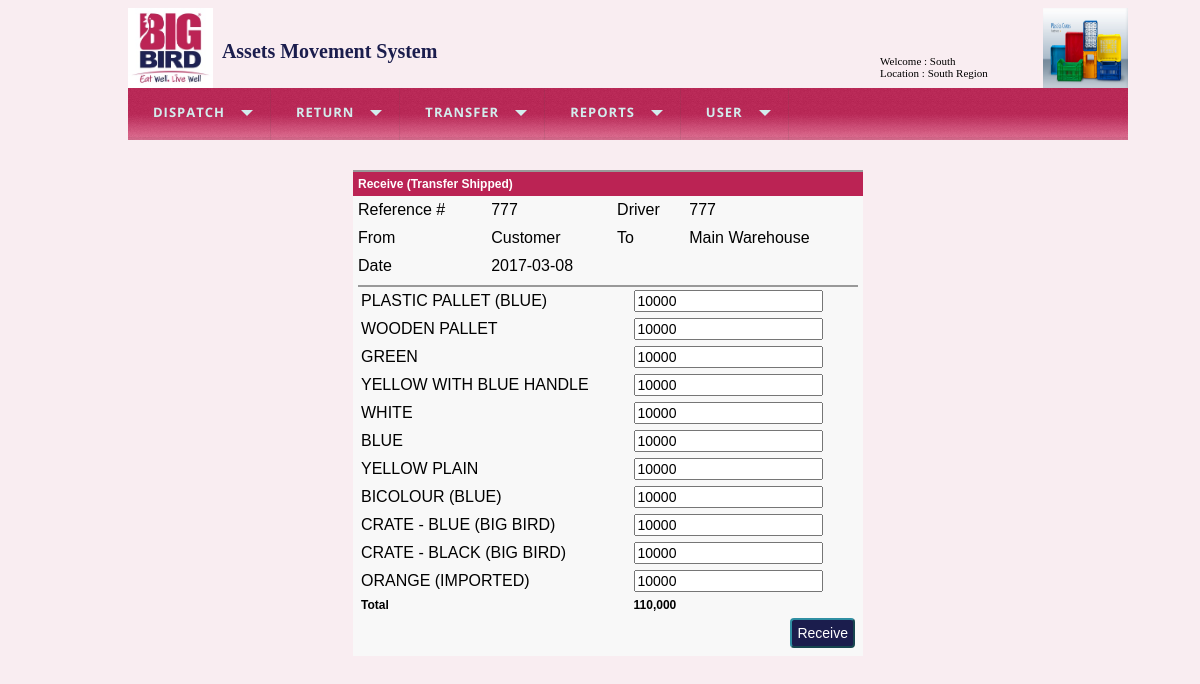
The page /transferc.php?tid=5 (signed in) on the database its author committed.
### tables this page shows
CREATE TABLE IF NOT EXISTS `dispatch_main` (
  `id` int(11) NOT NULL AUTO_INCREMENT,
  `doc_no` varchar(10) NOT NULL,
  `reference` varchar(50) NOT NULL,
  `driver` varchar(50) NOT NULL,
  `cdate` date NOT NULL,
  `from_` smallint(6) NOT NULL,
  `to_` smallint(6) NOT NULL,
  `vehicle` varchar(50) NOT NULL,
  `customer` smallint(6) NOT NULL,
  `entry_type` varchar(20) NOT NULL,
  `user_id` smallint(6) NOT NULL,
  `confirmed_by` smallint(6) NOT NULL,
  `created_on` timestamp NOT NULL DEFAULT CURRENT_TIMESTAMP,
  PRIMARY KEY (`id`)
);

CREATE TABLE IF NOT EXISTS `regions` (
  `id` int(11) NOT NULL AUTO_INCREMENT,
  `name` varchar(50) NOT NULL,
  `category` enum('Internal','External') NOT NULL,
  `is_active` tinyint(1) NOT NULL DEFAULT '1',
  PRIMARY KEY (`id`)
);

CREATE TABLE IF NOT EXISTS `items` (
  `id` int(11) NOT NULL AUTO_INCREMENT,
  `code` varchar(50) DEFAULT NULL,
  `name` varchar(50) NOT NULL,
  `display_name` varchar(50) NOT NULL,
  `item_group` varchar(25) DEFAULT NULL,
  `for_customer` tinyint(1) DEFAULT NULL,
  `department` tinyint(1) DEFAULT NULL,
  `color` varchar(6) NOT NULL,
  `is_active` tinyint(1) NOT NULL DEFAULT '1',
  `created_on` timestamp NOT NULL DEFAULT CURRENT_TIMESTAMP,
  PRIMARY KEY (`id`)
);

CREATE TABLE IF NOT EXISTS `dispatch_detail` (
  `id` int(11) NOT NULL,
  `customer` smallint(6) NOT NULL,
  `so_no` varchar(20) NOT NULL,
  `item_id` smallint(6) NOT NULL,
  `qty` int(11) NOT NULL
);

### includes/database.php (called while the page is built, shortened)
<?php
function getRows($query_string)
{
    $rs=array();
    $queryId = mysql_query($query_string);
    if (! $queryId)
    {
        throwException($query_string);
        return $rs;
    }
    else
    {
        while($row=mysql_fetch_assoc($queryId))
        {
            $rs[]=$row;
        }
        return $rs;
    }
    return $rs;
}
?>

### transferc.php (the view, shortened to what this page needs)
<?php
$tId=0;
if(isset($_GET['tid']))
	$tId=$_GET['tid'];
	$sql="select items.display_name as dname, dispatch_main.*,regions.name as toLocation, regions2.name as fromLocation,dispatch_detail.* from dispatch_main
		inner join dispatch_detail on dispatch_main.id=dispatch_detail.id
		inner join regions on dispatch_main.to_ = regions.id
		inner join regions regions2 on dispatch_main.from_ = regions2.id
		inner join items on dispatch_detail.item_id = items.id
	where dispatch_main.id='$tId'";
	$row=getRows($sql);
	if(count($row)> 0)
	{
		$ref=$row[0]['reference'];
		$driver=$row[0]['driver'];
		$cdate=$row[0]['cdate'];
		$fromLocation=$row[0]['fromLocation'];
		$toLocation=$row[0]['toLocation'];
	}
	require_once("includes/header.php");
?>
<form action="transferc.php" method="post" >
	<table border="0" cellpadding="5" cellspacing="0" width="500" align="center" class="tblSaveForm">
		<tr class="tableheader">
			<td colspan="4"> Receive (Transfer Shipped) </td>
		</tr>
		<tr>
			<td>Reference #</td> <td> <?=$ref?> </td>
			<td>Driver</td> <td> <?=$driver?> </td>
		</tr>
		<tr>
			<td>From</td> <td> <?=$fromLocation ?></td>
			<td>To</td> <td> <?=$toLocation?> </td>
		</tr>
		<tr>
			<td>Date</td> <td> <?=$cdate?> </td>
			<td>&nbsp;</td><td>&nbsp;</td>
		</tr>
		<tr>
			<td colspan="4">
				<table border="0" cellpadding="3" cellspacing="0" width="500" align="center" class="tblSaveForm">
				<?php $total=0; for($cnt=0;$cnt<count($row);$cnt++)
					{ ?>
					<tr>
						<td><?=$row[$cnt]['dname']?></td><td> <input readonly type="text" value="<?=$row[$cnt]['qty']?>" name="yellow" id="yellow" /> </td>
					</tr>
					<?php
					$total+=$row[$cnt]['qty'];
					} ?>
					<tr class="table_total">
					<td >Total</td> <td><?=number_format($total ,  0 , "." ,  "," )?> </td> </tr>
					<tr>
						<td> &nbsp;</td>
						<td> <input type="submit" name="submit" value="Receive" class="btnSubmit"> </td>
					</tr>
				</table>
			</td>
		</tr>
</form>

### css/styles.css (style rules this page uses)
body { font-family:Arial; font-size:60% !important; background-color:#F9EDF1; }
input { font-family:Arial; font-size:14px; }
.tblSaveForm { border-top:2px #999999 solid; background-color: #f8f8f8; }
.tableheader { background-color: #BB2354; color:#FFFFFF; font-weight:600; font-size:12px; }
.table_total { color:#000; font-weight:700; font-size:12px; }
.btnSubmit { background-color:#1B1D4D; padding:5px; border-color:#308FA3; border-radius:4px; color:white; float:right; }

### rows shown on the page
dispatch_main: reference "777", driver "777", cdate "2017-03-08", items.display_name "PLASTIC PALLET (BLUE)", yellow "10000", items.display_name "WOODEN PALLET", items.display_name "GREEN", items.display_name "YELLOW WITH BLUE HANDLE", items.display_name "WHITE", items.display_name "BLUE", items.display_name "YELLOW PLAIN", items.display_name "BICOLOUR (BLUE)", items.display_name "CRATE - BLUE (BIG BIRD)", items.display_name "CRATE - BLACK (BIG BIRD)", items.display_name "ORANGE (IMPORTED)"
regions: name "Customer"
regions: name "Main Warehouse"

### other values the page prints
$_SESSION['user'] "South"
$_SESSION['location'] "South Region"
$total "110,000"
